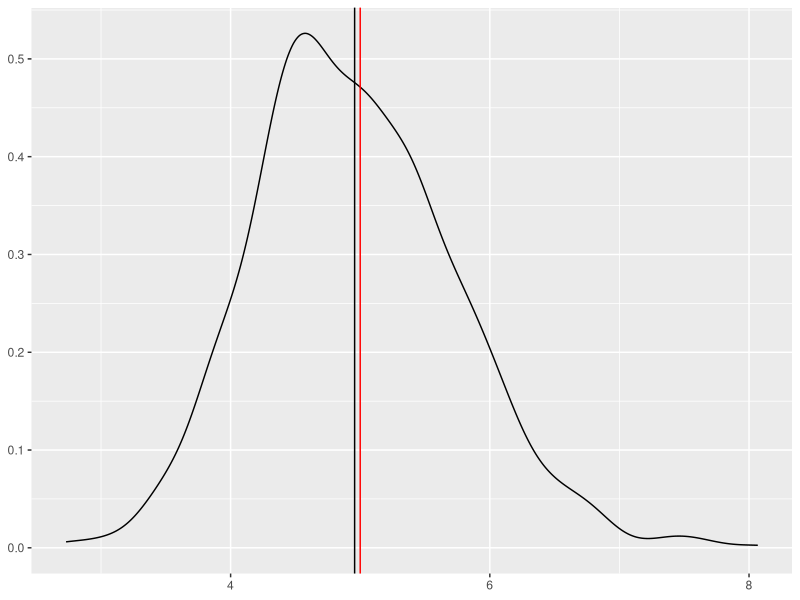
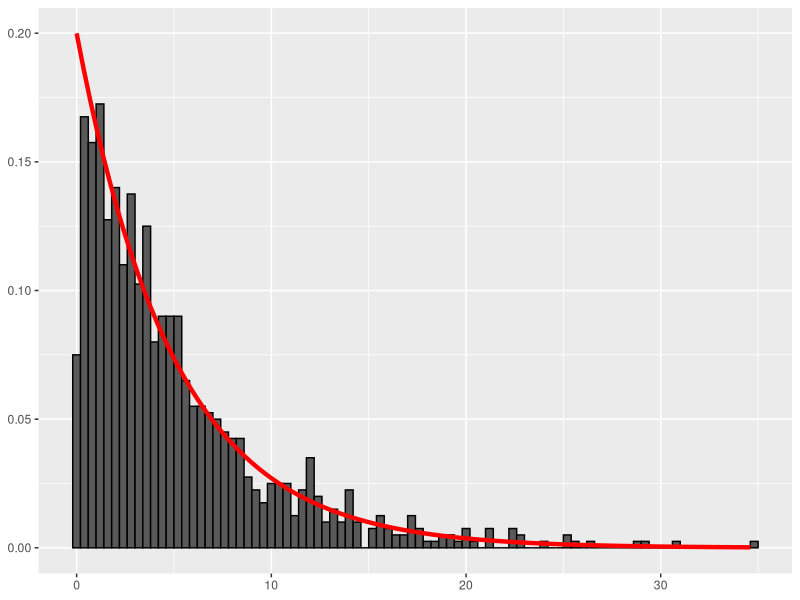
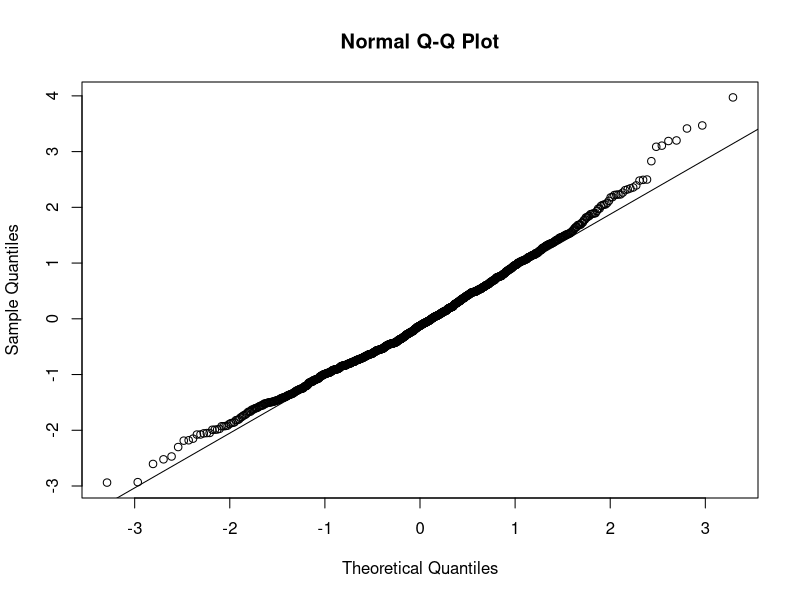

Source code (R) for these figures, in order:
## ---- chunk 1
knitr::opts_chunk$set(echo = TRUE)
## ---- chunk 2
library(knitr)
library(ggplot2)
## ---- chunk 3
set.seed(2791) # allow reproducibility
nosim <- 1000 # number of simulations
n <- 40 # sample size
lambda <- 0.2 # rate parameter, fixed
x <- rexp(nosim, rate = lambda) # a sample of 1000 random exponentials
head(x)
data <- matrix(rexp(nosim * n, rate = lambda), nosim)
avgs <- apply(data, 1, mean) # a sample of 1000 averages of 40 random exponentials
head(avgs)
## ---- chunk 4
sample.mean <- mean(avgs)
mu <- 1 / lambda
## ---- chunk 5
round(abs(sample.mean - mu),3)
## ---- chunk 6
g <- ggplot(data.frame(xhat = avgs), aes(x = xhat)) +
  geom_density() +
  geom_vline(xintercept = sample.mean) +
  geom_vline(xintercept = mu, col = "red") +
  theme(axis.title.x=element_blank(),axis.title.y=element_blank())
plot(g)
## ---- chunk 7
sample.variance <- var(avgs)
variance <- 1/(n*lambda^2)
vars <- data.frame(sample_variance = sample.variance, th_variance = variance)
colnames(vars) <- c("Sample Variance", "Theoretical Variance")
## ---- chunk 8
kable(vars, digits = 3)
## ---- chunk 9
summary(x)
summary(avgs)
## ---- chunk 10
g <- ggplot(data.frame(x = x), aes(x = x)) +
  geom_histogram(binwidth = .4, aes(y = ..density..), color = "black") + 
  stat_function(fun = dexp, args = list(rate = lambda), size = 1.5, col = "red") +
  theme(axis.title.x=element_blank(),axis.title.y=element_blank())
plot(g)
## ---- chunk 11
z <- (avgs - mu)/sqrt(sample.variance)
qqnorm(z)
qqline(z)
